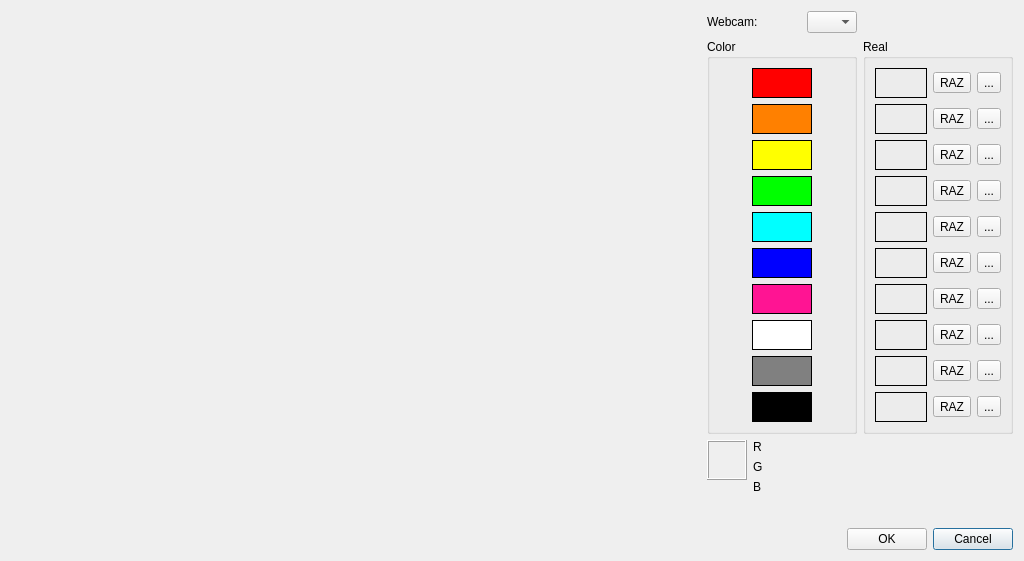
<?xml version="1.0" encoding="UTF-8"?>
<ui version="4.0">
 <class>ColorEditWidget</class>
 <widget class="QDialog" name="ColorEditWidget">
  <property name="windowModality">
   <enum>Qt::WindowModal</enum>
  </property>
  <property name="geometry">
   <rect>
    <x>0</x>
    <y>0</y>
    <width>1024</width>
    <height>561</height>
   </rect>
  </property>
  <property name="windowTitle">
   <string>Color Edition</string>
  </property>
  <layout class="QGridLayout" name="gridLayout_5">
   <item row="0" column="1">
    <layout class="QGridLayout" name="gridLayout">
     <item row="1" column="0">
      <widget class="QGroupBox" name="PredefColor">
       <property name="maximumSize">
        <size>
         <width>150</width>
         <height>16777215</height>
        </size>
       </property>
       <property name="title">
        <string>Color</string>
       </property>
       <layout class="QGridLayout" name="gridLayout_2">
        <item row="0" column="0">
         <widget class="QLabel" name="predefPickingRed">
          <property name="minimumSize">
           <size>
            <width>0</width>
            <height>30</height>
           </size>
          </property>
          <property name="maximumSize">
           <size>
            <width>60</width>
            <height>30</height>
           </size>
          </property>
          <property name="styleSheet">
           <string notr="true">background-color: rgb(255, 0, 0);</string>
          </property>
          <property name="frameShape">
           <enum>QFrame::Box</enum>
          </property>
          <property name="text">
           <string/>
          </property>
         </widget>
        </item>
        <item row="5" column="0">
         <widget class="QLabel" name="predefPickingCyan">
          <property name="minimumSize">
           <size>
            <width>0</width>
            <height>30</height>
           </size>
          </property>
          <property name="maximumSize">
           <size>
            <width>60</width>
            <height>30</height>
           </size>
          </property>
          <property name="styleSheet">
           <string notr="true">background-color: rgb(0, 255, 255);</string>
          </property>
          <property name="frameShape">
           <enum>QFrame::Box</enum>
          </property>
          <property name="text">
           <string/>
          </property>
         </widget>
        </item>
        <item row="6" column="0">
         <widget class="QLabel" name="predefPickingBlue">
          <property name="minimumSize">
           <size>
            <width>0</width>
            <height>30</height>
           </size>
          </property>
          <property name="maximumSize">
           <size>
            <width>60</width>
            <height>30</height>
           </size>
          </property>
          <property name="styleSheet">
           <string notr="true">background-color: rgb(0, 0, 255);</string>
          </property>
          <property name="frameShape">
           <enum>QFrame::Box</enum>
          </property>
          <property name="text">
           <string/>
          </property>
         </widget>
        </item>
        <item row="3" column="0">
         <widget class="QLabel" name="predefPickingGreen">
          <property name="minimumSize">
           <size>
            <width>0</width>
            <height>30</height>
           </size>
          </property>
          <property name="maximumSize">
           <size>
            <width>60</width>
            <height>30</height>
           </size>
          </property>
          <property name="styleSheet">
           <string notr="true">background-color: rgb(0, 255, 0);</string>
          </property>
          <property name="frameShape">
           <enum>QFrame::Box</enum>
          </property>
          <property name="text">
           <string/>
          </property>
         </widget>
        </item>
        <item row="2" column="0">
         <widget class="QLabel" name="predefPickingYellow">
          <property name="minimumSize">
           <size>
            <width>0</width>
            <height>30</height>
           </size>
          </property>
          <property name="maximumSize">
           <size>
            <width>60</width>
            <height>30</height>
           </size>
          </property>
          <property name="styleSheet">
           <string notr="true">background-color: rgb(255, 255, 0);</string>
          </property>
          <property name="frameShape">
           <enum>QFrame::Box</enum>
          </property>
          <property name="text">
           <string/>
          </property>
         </widget>
        </item>
        <item row="9" column="0">
         <widget class="QLabel" name="predefPickingGrey">
          <property name="minimumSize">
           <size>
            <width>0</width>
            <height>30</height>
           </size>
          </property>
          <property name="maximumSize">
           <size>
            <width>60</width>
            <height>30</height>
           </size>
          </property>
          <property name="styleSheet">
           <string notr="true">background-color: rgb(128, 128, 128);</string>
          </property>
          <property name="frameShape">
           <enum>QFrame::Box</enum>
          </property>
          <property name="text">
           <string/>
          </property>
         </widget>
        </item>
        <item row="10" column="0">
         <widget class="QLabel" name="predefPickingBlack">
          <property name="minimumSize">
           <size>
            <width>0</width>
            <height>30</height>
           </size>
          </property>
          <property name="maximumSize">
           <size>
            <width>60</width>
            <height>30</height>
           </size>
          </property>
          <property name="styleSheet">
           <string notr="true">background-color: rgb(0, 0, 0);</string>
          </property>
          <property name="frameShape">
           <enum>QFrame::Box</enum>
          </property>
          <property name="text">
           <string/>
          </property>
         </widget>
        </item>
        <item row="7" column="0">
         <widget class="QLabel" name="predefPickingPink">
          <property name="minimumSize">
           <size>
            <width>0</width>
            <height>30</height>
           </size>
          </property>
          <property name="maximumSize">
           <size>
            <width>60</width>
            <height>30</height>
           </size>
          </property>
          <property name="styleSheet">
           <string notr="true">background-color: rgb(255, 20, 147);</string>
          </property>
          <property name="frameShape">
           <enum>QFrame::Box</enum>
          </property>
          <property name="text">
           <string/>
          </property>
         </widget>
        </item>
        <item row="8" column="0">
         <widget class="QLabel" name="predefPickingWhite">
          <property name="minimumSize">
           <size>
            <width>0</width>
            <height>30</height>
           </size>
          </property>
          <property name="maximumSize">
           <size>
            <width>60</width>
            <height>30</height>
           </size>
          </property>
          <property name="styleSheet">
           <string notr="true">background-color: rgb(255, 255, 255);</string>
          </property>
          <property name="frameShape">
           <enum>QFrame::Box</enum>
          </property>
          <property name="text">
           <string/>
          </property>
         </widget>
        </item>
        <item row="1" column="0">
         <widget class="QLabel" name="predefPickingOrange">
          <property name="minimumSize">
           <size>
            <width>0</width>
            <height>30</height>
           </size>
          </property>
          <property name="maximumSize">
           <size>
            <width>60</width>
            <height>30</height>
           </size>
          </property>
          <property name="styleSheet">
           <string notr="true">background-color: rgb(255, 128, 0);</string>
          </property>
          <property name="frameShape">
           <enum>QFrame::Box</enum>
          </property>
          <property name="text">
           <string/>
          </property>
         </widget>
        </item>
       </layout>
      </widget>
     </item>
     <item row="0" column="0">
      <layout class="QHBoxLayout" name="horizontalLayout">
       <item alignment="Qt::AlignLeft">
        <widget class="QLabel" name="lbWebcam">
         <property name="maximumSize">
          <size>
           <width>50</width>
           <height>16777215</height>
          </size>
         </property>
         <property name="text">
          <string>Webcam: </string>
         </property>
        </widget>
       </item>
       <item alignment="Qt::AlignRight">
        <widget class="QComboBox" name="cbWebcam">
         <property name="maximumSize">
          <size>
           <width>50</width>
           <height>16777215</height>
          </size>
         </property>
        </widget>
       </item>
      </layout>
     </item>
     <item row="1" column="1">
      <widget class="QGroupBox" name="RealColor">
       <property name="minimumSize">
        <size>
         <width>150</width>
         <height>0</height>
        </size>
       </property>
       <property name="maximumSize">
        <size>
         <width>150</width>
         <height>16777215</height>
        </size>
       </property>
       <property name="title">
        <string>Real</string>
       </property>
       <layout class="QGridLayout" name="gridLayout_3">
        <item row="1" column="0">
         <layout class="QHBoxLayout" name="horizontalLayout_4">
          <item>
           <widget class="QLabel" name="realPickingOrange">
            <property name="minimumSize">
             <size>
              <width>0</width>
              <height>30</height>
             </size>
            </property>
            <property name="maximumSize">
             <size>
              <width>60</width>
              <height>30</height>
             </size>
            </property>
            <property name="frameShape">
             <enum>QFrame::Box</enum>
            </property>
            <property name="text">
             <string/>
            </property>
           </widget>
          </item>
          <item>
           <widget class="QToolButton" name="tbResetOrange">
            <property name="text">
             <string>RAZ</string>
            </property>
           </widget>
          </item>
          <item>
           <widget class="QToolButton" name="tbColorPickerOrange">
            <property name="text">
             <string>...</string>
            </property>
            <property name="icon">
             <iconset resource="resources.qrc">
              <normaloff>:/resources/resources/icons/colorchooser.png</normaloff>:/resources/resources/icons/colorchooser.png</iconset>
            </property>
            <property name="checkable">
             <bool>true</bool>
            </property>
           </widget>
          </item>
         </layout>
        </item>
        <item row="2" column="0">
         <layout class="QHBoxLayout" name="horizontalLayout_5">
          <item>
           <widget class="QLabel" name="realPickingYellow">
            <property name="minimumSize">
             <size>
              <width>0</width>
              <height>30</height>
             </size>
            </property>
            <property name="maximumSize">
             <size>
              <width>60</width>
              <height>30</height>
             </size>
            </property>
            <property name="frameShape">
             <enum>QFrame::Box</enum>
            </property>
            <property name="text">
             <string/>
            </property>
           </widget>
          </item>
          <item>
           <widget class="QToolButton" name="tbResetYellow">
            <property name="text">
             <string>RAZ</string>
            </property>
           </widget>
          </item>
          <item>
           <widget class="QToolButton" name="tbColorPickerYellow">
            <property name="text">
             <string>...</string>
            </property>
            <property name="icon">
             <iconset resource="resources.qrc">
              <normaloff>:/resources/resources/icons/colorchooser.png</normaloff>:/resources/resources/icons/colorchooser.png</iconset>
            </property>
            <property name="checkable">
             <bool>true</bool>
            </property>
           </widget>
          </item>
         </layout>
        </item>
        <item row="3" column="0">
         <layout class="QHBoxLayout" name="horizontalLayout_6">
          <item>
           <widget class="QLabel" name="realPickingGreen">
            <property name="minimumSize">
             <size>
              <width>0</width>
              <height>30</height>
             </size>
            </property>
            <property name="maximumSize">
             <size>
              <width>60</width>
              <height>30</height>
             </size>
            </property>
            <property name="frameShape">
             <enum>QFrame::Box</enum>
            </property>
            <property name="text">
             <string/>
            </property>
           </widget>
          </item>
          <item>
           <widget class="QToolButton" name="tbResetGreen">
            <property name="text">
             <string>RAZ</string>
            </property>
           </widget>
          </item>
          <item>
           <widget class="QToolButton" name="tbColorPickerGreen">
            <property name="text">
             <string>...</string>
            </property>
            <property name="icon">
             <iconset resource="resources.qrc">
              <normaloff>:/resources/resources/icons/colorchooser.png</normaloff>:/resources/resources/icons/colorchooser.png</iconset>
            </property>
            <property name="checkable">
             <bool>true</bool>
            </property>
           </widget>
          </item>
         </layout>
        </item>
        <item row="4" column="0">
         <layout class="QHBoxLayout" name="horizontalLayout_7">
          <item>
           <widget class="QLabel" name="realPickingCyan">
            <property name="minimumSize">
             <size>
              <width>0</width>
              <height>30</height>
             </size>
            </property>
            <property name="maximumSize">
             <size>
              <width>60</width>
              <height>30</height>
             </size>
            </property>
            <property name="frameShape">
             <enum>QFrame::Box</enum>
            </property>
            <property name="text">
             <string/>
            </property>
           </widget>
          </item>
          <item>
           <widget class="QToolButton" name="tbResetCyan">
            <property name="text">
             <string>RAZ</string>
            </property>
           </widget>
          </item>
          <item>
           <widget class="QToolButton" name="tbColorPickerCyan">
            <property name="text">
             <string>...</string>
            </property>
            <property name="icon">
             <iconset resource="resources.qrc">
              <normaloff>:/resources/resources/icons/colorchooser.png</normaloff>:/resources/resources/icons/colorchooser.png</iconset>
            </property>
            <property name="checkable">
             <bool>true</bool>
            </property>
           </widget>
          </item>
         </layout>
        </item>
        <item row="5" column="0">
         <layout class="QHBoxLayout" name="horizontalLayout_8">
          <item>
           <widget class="QLabel" name="realPickingBlue">
            <property name="minimumSize">
             <size>
              <width>0</width>
              <height>30</height>
             </size>
            </property>
            <property name="maximumSize">
             <size>
              <width>60</width>
              <height>30</height>
             </size>
            </property>
            <property name="frameShape">
             <enum>QFrame::Box</enum>
            </property>
            <property name="text">
             <string/>
            </property>
           </widget>
          </item>
          <item>
           <widget class="QToolButton" name="tbResetBlue">
            <property name="text">
             <string>RAZ</string>
            </property>
           </widget>
          </item>
          <item>
           <widget class="QToolButton" name="tbColorPickerBlue">
            <property name="text">
             <string>...</string>
            </property>
            <property name="icon">
             <iconset resource="resources.qrc">
              <normaloff>:/resources/resources/icons/colorchooser.png</normaloff>:/resources/resources/icons/colorchooser.png</iconset>
            </property>
            <property name="checkable">
             <bool>true</bool>
            </property>
           </widget>
          </item>
         </layout>
        </item>
        <item row="6" column="0">
         <layout class="QHBoxLayout" name="horizontalLayout_9">
          <item>
           <widget class="QLabel" name="realPickingPink">
            <property name="minimumSize">
             <size>
              <width>0</width>
              <height>30</height>
             </size>
            </property>
            <property name="maximumSize">
             <size>
              <width>60</width>
              <height>30</height>
             </size>
            </property>
            <property name="frameShape">
             <enum>QFrame::Box</enum>
            </property>
            <property name="text">
             <string/>
            </property>
           </widget>
          </item>
          <item>
           <widget class="QToolButton" name="tbResetPink">
            <property name="text">
             <string>RAZ</string>
            </property>
           </widget>
          </item>
          <item>
           <widget class="QToolButton" name="tbColorPickerPink">
            <property name="text">
             <string>...</string>
            </property>
            <property name="icon">
             <iconset resource="resources.qrc">
              <normaloff>:/resources/resources/icons/colorchooser.png</normaloff>:/resources/resources/icons/colorchooser.png</iconset>
            </property>
            <property name="checkable">
             <bool>true</bool>
            </property>
           </widget>
          </item>
         </layout>
        </item>
        <item row="7" column="0">
         <layout class="QHBoxLayout" name="horizontalLayout_10">
          <item>
           <widget class="QLabel" name="realPickingWhite">
            <property name="minimumSize">
             <size>
              <width>0</width>
              <height>30</height>
             </size>
            </property>
            <property name="maximumSize">
             <size>
              <width>60</width>
              <height>30</height>
             </size>
            </property>
            <property name="frameShape">
             <enum>QFrame::Box</enum>
            </property>
            <property name="text">
             <string/>
            </property>
           </widget>
          </item>
          <item>
           <widget class="QToolButton" name="tbResetWhite">
            <property name="text">
             <string>RAZ</string>
            </property>
           </widget>
          </item>
          <item>
           <widget class="QToolButton" name="tbColorPickerWhite">
            <property name="text">
             <string>...</string>
            </property>
            <property name="icon">
             <iconset resource="resources.qrc">
              <normaloff>:/resources/resources/icons/colorchooser.png</normaloff>:/resources/resources/icons/colorchooser.png</iconset>
            </property>
            <property name="checkable">
             <bool>true</bool>
            </property>
           </widget>
          </item>
         </layout>
        </item>
        <item row="8" column="0">
         <layout class="QHBoxLayout" name="horizontalLayout_11">
          <item>
           <widget class="QLabel" name="realPickingGrey">
            <property name="minimumSize">
             <size>
              <width>0</width>
              <height>30</height>
             </size>
            </property>
            <property name="maximumSize">
             <size>
              <width>60</width>
              <height>30</height>
             </size>
            </property>
            <property name="frameShape">
             <enum>QFrame::Box</enum>
            </property>
            <property name="text">
             <string/>
            </property>
           </widget>
          </item>
          <item>
           <widget class="QToolButton" name="tbResetGrey">
            <property name="text">
             <string>RAZ</string>
            </property>
           </widget>
          </item>
          <item>
           <widget class="QToolButton" name="tbColorPickerGrey">
            <property name="text">
             <string>...</string>
            </property>
            <property name="icon">
             <iconset resource="resources.qrc">
              <normaloff>:/resources/resources/icons/colorchooser.png</normaloff>:/resources/resources/icons/colorchooser.png</iconset>
            </property>
            <property name="checkable">
             <bool>true</bool>
            </property>
           </widget>
          </item>
         </layout>
        </item>
        <item row="9" column="0">
         <layout class="QHBoxLayout" name="horizontalLayout_12">
          <item>
           <widget class="QLabel" name="realPickingBlack">
            <property name="minimumSize">
             <size>
              <width>0</width>
              <height>30</height>
             </size>
            </property>
            <property name="maximumSize">
             <size>
              <width>60</width>
              <height>30</height>
             </size>
            </property>
            <property name="frameShape">
             <enum>QFrame::Box</enum>
            </property>
            <property name="text">
             <string/>
            </property>
           </widget>
          </item>
          <item>
           <widget class="QToolButton" name="tbResetBlack">
            <property name="text">
             <string>RAZ</string>
            </property>
           </widget>
          </item>
          <item>
           <widget class="QToolButton" name="tbColorPickerBlack">
            <property name="text">
             <string>...</string>
            </property>
            <property name="icon">
             <iconset resource="resources.qrc">
              <normaloff>:/resources/resources/icons/colorchooser.png</normaloff>:/resources/resources/icons/colorchooser.png</iconset>
            </property>
            <property name="checkable">
             <bool>true</bool>
            </property>
           </widget>
          </item>
         </layout>
        </item>
        <item row="0" column="0">
         <layout class="QHBoxLayout" name="horizontalLayout_2">
          <item>
           <widget class="QLabel" name="realPickingRed">
            <property name="minimumSize">
             <size>
              <width>0</width>
              <height>30</height>
             </size>
            </property>
            <property name="maximumSize">
             <size>
              <width>60</width>
              <height>30</height>
             </size>
            </property>
            <property name="frameShape">
             <enum>QFrame::Box</enum>
            </property>
            <property name="text">
             <string/>
            </property>
           </widget>
          </item>
          <item>
           <widget class="QToolButton" name="tbResetRed">
            <property name="text">
             <string>RAZ</string>
            </property>
           </widget>
          </item>
          <item>
           <widget class="QToolButton" name="tbColorPickerRed">
            <property name="text">
             <string>...</string>
            </property>
            <property name="icon">
             <iconset resource="resources.qrc">
              <normaloff>:/resources/resources/icons/colorchooser.png</normaloff>:/resources/resources/icons/colorchooser.png</iconset>
            </property>
            <property name="checkable">
             <bool>true</bool>
            </property>
           </widget>
          </item>
         </layout>
        </item>
       </layout>
      </widget>
     </item>
     <item row="2" column="0">
      <layout class="QFormLayout" name="formLayout">
       <item row="0" column="0">
        <widget class="QLabel" name="lbPrevis">
         <property name="minimumSize">
          <size>
           <width>40</width>
           <height>40</height>
          </size>
         </property>
         <property name="maximumSize">
          <size>
           <width>40</width>
           <height>40</height>
          </size>
         </property>
         <property name="frameShape">
          <enum>QFrame::Box</enum>
         </property>
         <property name="frameShadow">
          <enum>QFrame::Raised</enum>
         </property>
         <property name="text">
          <string/>
         </property>
        </widget>
       </item>
       <item row="0" column="1">
        <layout class="QHBoxLayout" name="horizontalLayout_13">
         <item>
          <layout class="QVBoxLayout" name="verticalLayout_8">
           <item>
            <widget class="QLabel" name="lbRed">
             <property name="maximumSize">
              <size>
               <width>40</width>
               <height>16777215</height>
              </size>
             </property>
             <property name="text">
              <string>R</string>
             </property>
            </widget>
           </item>
           <item>
            <widget class="QLabel" name="lbGreen">
             <property name="maximumSize">
              <size>
               <width>40</width>
               <height>16777215</height>
              </size>
             </property>
             <property name="text">
              <string>G</string>
             </property>
            </widget>
           </item>
           <item>
            <widget class="QLabel" name="lbBlue">
             <property name="maximumSize">
              <size>
               <width>40</width>
               <height>16777215</height>
              </size>
             </property>
             <property name="text">
              <string>B</string>
             </property>
            </widget>
           </item>
          </layout>
         </item>
        </layout>
       </item>
      </layout>
     </item>
     <item row="3" column="0">
      <spacer name="verticalSpacer">
       <property name="orientation">
        <enum>Qt::Vertical</enum>
       </property>
       <property name="sizeHint" stdset="0">
        <size>
         <width>20</width>
         <height>40</height>
        </size>
       </property>
      </spacer>
     </item>
    </layout>
   </item>
   <item row="1" column="0" colspan="2">
    <layout class="QGridLayout" name="gridLayout_4">
     <item row="0" column="0">
      <spacer name="horizontalSpacer">
       <property name="orientation">
        <enum>Qt::Horizontal</enum>
       </property>
       <property name="sizeHint" stdset="0">
        <size>
         <width>208</width>
         <height>20</height>
        </size>
       </property>
      </spacer>
     </item>
     <item row="0" column="2">
      <widget class="QPushButton" name="pb_cancel">
       <property name="text">
        <string>Cancel</string>
       </property>
      </widget>
     </item>
     <item row="0" column="1">
      <widget class="QPushButton" name="pb_ok">
       <property name="text">
        <string>OK</string>
       </property>
      </widget>
     </item>
    </layout>
   </item>
   <item row="0" column="0">
    <widget class="cwVideoPlayer" name="videoPlayer" native="true"/>
   </item>
  </layout>
 </widget>
 <customwidgets>
  <customwidget>
   <class>cwVideoPlayer</class>
   <extends>QWidget</extends>
   <header location="global">cwvideoplayer.h</header>
   <container>1</container>
  </customwidget>
 </customwidgets>
 <resources>
  <include location="resources.qrc"/>
 </resources>
 <connections>
  <connection>
   <sender>pb_ok</sender>
   <signal>clicked()</signal>
   <receiver>ColorEditWidget</receiver>
   <slot>accept()</slot>
   <hints>
    <hint type="sourcelabel">
     <x>502</x>
     <y>548</y>
    </hint>
    <hint type="destinationlabel">
     <x>315</x>
     <y>284</y>
    </hint>
   </hints>
  </connection>
  <connection>
   <sender>pb_cancel</sender>
   <signal>clicked()</signal>
   <receiver>ColorEditWidget</receiver>
   <slot>reject()</slot>
   <hints>
    <hint type="sourcelabel">
     <x>583</x>
     <y>548</y>
    </hint>
    <hint type="destinationlabel">
     <x>315</x>
     <y>284</y>
    </hint>
   </hints>
  </connection>
 </connections>
</ui>
